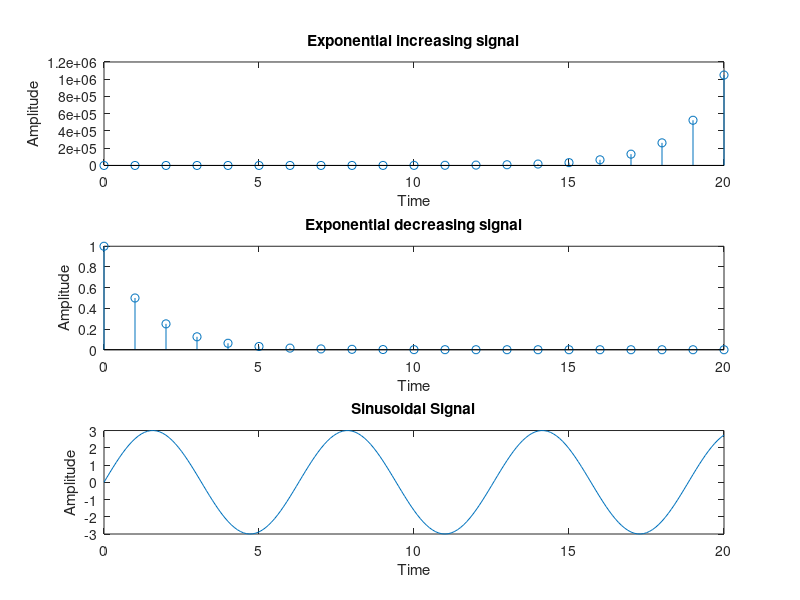

Write MATLAB code to recreate this figure.
%Exponential increasing signal
n=0:20;
a=2;
x=a.^n;
subplot(3,1,1);
stem(n,x);
xlabel('Time');ylabel('Amplitude');
title('Exponential increasing signal');
%Exponential decreasing signal
n=0:20;
a=0.5;
x=a.^n;
subplot(3,1,2);
stem(n,x);
xlabel('Time');ylabel('Amplitude');
title('Exponential decreasing signal');
%Sine Wave
t=0:0.1:20;
x=3*sin(t);
subplot(3,1,3);
plot(t,x);
xlabel('Time');ylabel('Amplitude');
title('Sinusoidal Signal');
